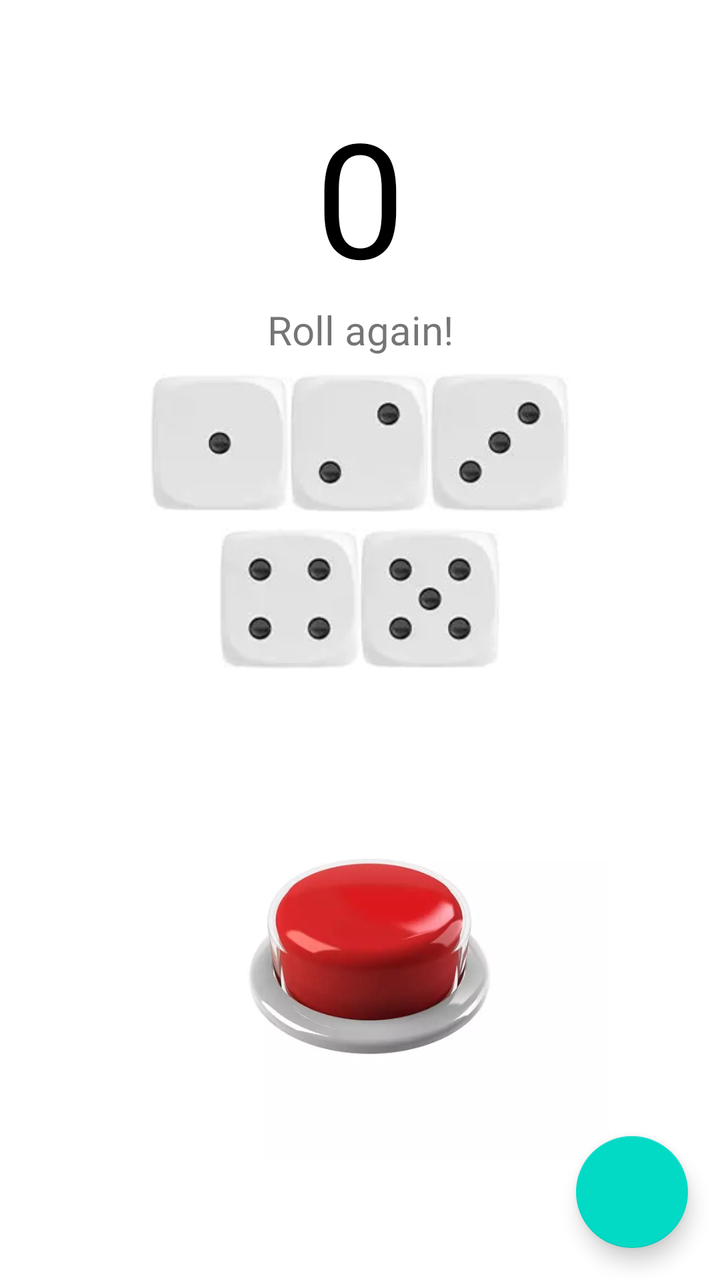
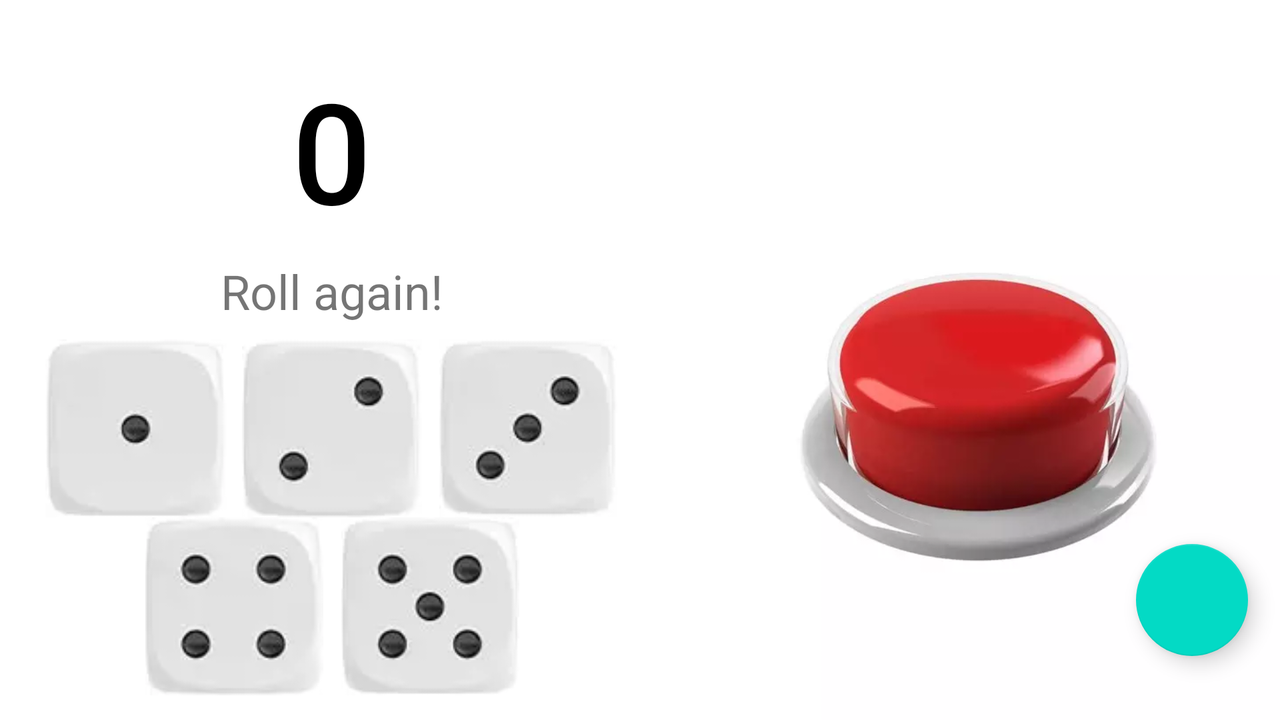

An Android layout and its configuration variant, each rendered on a device that would load it. The default file and the variant file are quoted in full after the pictures.
<!-- AndroidManifest.xml: application theme Theme.Rolldice -->
<!-- res/layout/fragment_dice.xml -->
<?xml version="1.0" encoding="utf-8"?>
<FrameLayout xmlns:android="http://schemas.android.com/apk/res/android"
    xmlns:app="http://schemas.android.com/apk/res-auto"
    xmlns:tools="http://schemas.android.com/tools"
    android:layout_width="match_parent"
    android:layout_height="match_parent"
    android:fitsSystemWindows="true"
    tools:context=".fragments.DiceFragment">

    <androidx.constraintlayout.widget.ConstraintLayout
        android:layout_width="match_parent"
        android:layout_height="match_parent"
        android:background="#FFFFFF">

        <LinearLayout
            android:id="@+id/linearLayout"
            android:layout_width="0dp"
            android:layout_height="wrap_content"
            android:gravity="center"
            android:orientation="vertical"
            app:layout_constraintBottom_toTopOf="@+id/ibtRedButton"
            app:layout_constraintEnd_toEndOf="parent"
            app:layout_constraintHorizontal_bias="0.5"
            app:layout_constraintStart_toStartOf="parent"
            app:layout_constraintTop_toTopOf="parent"
            app:layout_constraintVertical_chainStyle="spread"
            tools:context=".MainActivity">

            <TextView
                android:id="@+id/txtCount"
                android:layout_width="match_parent"
                android:layout_height="wrap_content"
                android:fontFamily="@font/sanchez"
                android:gravity="center"
                android:text="@string/count"
                android:textColor="@color/black"
                android:textSize="80sp" />

            <TextView
                android:id="@+id/txtCombination"
                android:layout_width="match_parent"
                android:layout_height="wrap_content"
                android:fontFamily="@font/sanchez_italic"
                android:gravity="center"
                android:paddingBottom="@dimen/padding_Normal_8dp"
                android:text="@string/roll_again"
                android:textAlignment="center"
                android:textSize="20sp"
                android:visibility="visible" />

            <LinearLayout
                android:id="@+id/linearLayout2"
                android:layout_width="wrap_content"
                android:layout_height="wrap_content"
                android:gravity="center"
                android:orientation="horizontal"
                android:paddingBottom="@dimen/padding_Normal_8dp">


                <ImageView
                    android:id="@+id/imgDice1"
                    android:layout_width="70dp"
                    android:layout_height="70dp"
                    android:contentDescription="@string/dice_1"
                    android:src="@drawable/wp_dice1"
                    android:visibility="visible" />

                <ImageView
                    android:id="@+id/imgDice2"
                    android:layout_width="70dp"
                    android:layout_height="70dp"
                    android:contentDescription="@string/dice_2"
                    android:src="@drawable/wp_dice2"
                    android:visibility="visible" />

                <ImageView
                    android:id="@+id/imgDice3"
                    android:layout_width="70dp"
                    android:layout_height="70dp"
                    android:contentDescription="@string/dice_3"
                    android:src="@drawable/wp_dice3"
                    android:visibility="visible" />

            </LinearLayout>

            <LinearLayout
                android:id="@+id/linearLayout3"
                android:layout_width="wrap_content"
                android:layout_height="wrap_content"
                android:gravity="center"
                android:orientation="horizontal">

                <ImageView
                    android:id="@+id/imgDice4"
                    android:layout_width="70dp"
                    android:layout_height="70dp"
                    android:contentDescription="@string/dice_4"
                    android:src="@drawable/wp_dice4"
                    android:visibility="visible" />

                <ImageView
                    android:id="@+id/imgDice5"
                    android:layout_width="70dp"
                    android:layout_height="70dp"
                    android:contentDescription="@string/dice_5"
                    android:src="@drawable/wp_dice5"
                    android:visibility="visible" />

            </LinearLayout>


        </LinearLayout>

        <com.google.android.material.floatingactionbutton.FloatingActionButton
            android:id="@+id/fab"
            android:layout_width="wrap_content"
            android:layout_height="wrap_content"
            android:layout_marginEnd="16dp"
            android:layout_marginBottom="16dp"
            android:clickable="true"
            android:contentDescription="@string/add_the_dice"
            android:focusable="true"
            android:src="@drawable/ic_add"
            app:layout_constraintBottom_toBottomOf="parent"
            app:layout_constraintEnd_toEndOf="parent" />

        <ImageButton
            android:id="@+id/ibtRedButton"
            android:layout_width="250dp"
            android:layout_height="200dp"
            android:layout_marginStart="16dp"
            android:layout_marginEnd="16dp"
            android:layout_marginBottom="16dp"
            android:background="@color/white"
            android:contentDescription="@string/red_button"
            android:scaleType="centerCrop"
            android:src="@drawable/red_button_scd"
            app:layout_constraintBottom_toBottomOf="parent"
            app:layout_constraintEnd_toEndOf="parent"
            app:layout_constraintHorizontal_bias="0.5"
            app:layout_constraintStart_toStartOf="parent"
            app:layout_constraintTop_toBottomOf="@+id/linearLayout" />
    </androidx.constraintlayout.widget.ConstraintLayout>

</FrameLayout>
<!-- resources referenced by this layout -->
<resources>
  <dimen name="padding_Normal_8dp">8dp</dimen>
  <!-- drawable red_button_scd: webp bitmap (drawable, 6306 bytes) -->
  <!-- drawable wp_dice1: webp bitmap (drawable, 382 bytes) -->
  <!-- drawable wp_dice2: webp bitmap (drawable, 544 bytes) -->
  <!-- drawable wp_dice3: webp bitmap (drawable, 666 bytes) -->
  <!-- drawable wp_dice4: webp bitmap (drawable, 818 bytes) -->
  <!-- drawable wp_dice5: webp bitmap (drawable, 948 bytes) -->
  <string name="add_the_dice">Add the Dice</string>
  <string name="count">0</string>
  <string name="dice_1">Dice 1</string>
  <string name="dice_2">Dice_2</string>
  <string name="dice_3">Dice_3</string>
  <string name="dice_4">Dice_4</string>
  <string name="dice_5">Dice_5</string>
  <string name="red_button">Red button</string>
  <string name="roll_again">Roll again!</string>
  <style name="Theme.Rolldice" parent="Theme.MaterialComponents.DayNight.DarkActionBar">
          
          <item name="colorPrimary">@color/purple_500</item>
          <item name="colorPrimaryVariant">@color/purple_700</item>
          <item name="colorOnPrimary">@color/white</item>
          
          <item name="colorSecondary">@color/teal_200</item>
          <item name="colorSecondaryVariant">@color/teal_700</item>
          <item name="colorOnSecondary">@color/black</item>
          
          <item name="android:statusBarColor" tools:targetApi="l">?attr/colorPrimaryVariant</item>
          
  
      </style>
</resources>
<!-- res/layout-land/fragment_dice.xml (the repository's variant of the layout above) -->
<!-- drawn on the phone turned sideways -->
<?xml version="1.0" encoding="utf-8"?>
<FrameLayout xmlns:android="http://schemas.android.com/apk/res/android"
    xmlns:app="http://schemas.android.com/apk/res-auto"
    xmlns:tools="http://schemas.android.com/tools"
    android:layout_width="match_parent"
    android:layout_height="match_parent"
    tools:context=".fragments.DiceFragment">

    <androidx.constraintlayout.widget.ConstraintLayout
        android:layout_width="match_parent"
        android:layout_height="match_parent"
        android:background="#FFFFFF">

        <Space
            android:id="@+id/space"
            android:layout_width="0dp"
            android:layout_height="60dp"
            app:layout_constraintBottom_toTopOf="@+id/ibtRedButton"
            app:layout_constraintEnd_toEndOf="parent"
            app:layout_constraintHorizontal_bias="0.5"
            app:layout_constraintStart_toEndOf="@+id/linearLayout"
            app:layout_constraintTop_toTopOf="parent" />

        <ImageButton
            android:id="@+id/ibtRedButton"
            android:layout_width="0dp"
            android:layout_height="0dp"
            android:background="@color/white"
            android:contentDescription="@string/red_button"
            android:scaleType="centerCrop"
            android:src="@drawable/red_button_scd"
            app:layout_constraintBottom_toBottomOf="parent"
            app:layout_constraintEnd_toEndOf="parent"
            app:layout_constraintHorizontal_bias="0.5"
            app:layout_constraintStart_toEndOf="@+id/linearLayout"
            app:layout_constraintTop_toBottomOf="@+id/space" />

        <com.google.android.material.floatingactionbutton.FloatingActionButton
            android:id="@+id/fab"
            android:layout_width="wrap_content"
            android:layout_height="wrap_content"
            android:layout_marginEnd="16dp"
            android:layout_marginBottom="32dp"
            android:clickable="true"
            android:contentDescription="@string/add_the_dice"
            android:focusable="true"
            android:src="@drawable/ic_add"
            app:layout_constraintBottom_toBottomOf="parent"
            app:layout_constraintEnd_toEndOf="parent" />

        <LinearLayout
            android:id="@+id/linearLayout"
            android:layout_width="0dp"
            android:layout_height="0dp"
            android:layout_marginStart="8dp"
            android:layout_marginTop="24dp"
            android:layout_marginBottom="8dp"
            android:gravity="center"
            android:orientation="vertical"
            app:layout_constraintBottom_toBottomOf="parent"
            app:layout_constraintEnd_toStartOf="@+id/ibtRedButton"
            app:layout_constraintHorizontal_bias="0.5"
            app:layout_constraintStart_toStartOf="parent"
            app:layout_constraintTop_toTopOf="parent"
            app:layout_constraintVertical_bias="0.486"
            tools:context=".MainActivity">

            <TextView
                android:id="@+id/txtCount"
                android:layout_width="wrap_content"
                android:layout_height="wrap_content"
                android:fontFamily="sans-serif-medium"
                android:gravity="center"
                android:text="@string/count"
                android:textColor="@color/black"
                android:textSize="70sp" />

            <TextView
                android:id="@+id/txtCombination"
                android:layout_width="wrap_content"
                android:layout_height="wrap_content"
                android:layout_marginTop="8dp"
                android:gravity="center"
                android:paddingBottom="8dp"
                android:text="@string/roll_again"
                android:textAlignment="center"
                android:textSize="24sp"
                android:visibility="visible" />

            <LinearLayout
                android:id="@+id/linearLayout2"
                android:layout_width="wrap_content"
                android:layout_height="wrap_content"
                android:gravity="center"
                android:orientation="horizontal">


                <ImageView
                    android:id="@+id/imgDice1"
                    android:layout_width="98dp"
                    android:layout_height="89dp"
                    android:contentDescription="@string/dice_1"
                    android:src="@drawable/wp_dice1"
                    android:visibility="visible" />

                <ImageView
                    android:id="@+id/imgDice2"
                    android:layout_width="98dp"
                    android:layout_height="89dp"
                    android:contentDescription="@string/dice_2"
                    android:src="@drawable/wp_dice2"
                    android:visibility="visible" />

                <ImageView
                    android:id="@+id/imgDice3"
                    android:layout_width="98dp"
                    android:layout_height="89dp"
                    android:contentDescription="@string/dice_3"
                    android:src="@drawable/wp_dice3"
                    android:visibility="visible" />

            </LinearLayout>

            <LinearLayout
                android:id="@+id/linearLayout3"
                android:layout_width="wrap_content"
                android:layout_height="wrap_content"
                android:gravity="center"
                android:orientation="horizontal">

                <ImageView
                    android:id="@+id/imgDice4"
                    android:layout_width="98dp"
                    android:layout_height="89dp"
                    android:contentDescription="@string/dice_4"
                    android:src="@drawable/wp_dice4"
                    android:visibility="visible" />

                <ImageView
                    android:id="@+id/imgDice5"
                    android:layout_width="98dp"
                    android:layout_height="89dp"
                    android:contentDescription="@string/dice_5"
                    android:src="@drawable/wp_dice5"
                    android:visibility="visible" />

            </LinearLayout>

        </LinearLayout>

    </androidx.constraintlayout.widget.ConstraintLayout>

</FrameLayout>
<!-- resources referenced by the variant -->
<!-- as the phone turned sideways resolves them -->
<resources>
  <!-- drawable red_button_scd: webp bitmap (drawable, 6306 bytes) -->
  <!-- drawable wp_dice1: webp bitmap (drawable, 382 bytes) -->
  <!-- drawable wp_dice2: webp bitmap (drawable, 544 bytes) -->
  <!-- drawable wp_dice3: webp bitmap (drawable, 666 bytes) -->
  <!-- drawable wp_dice4: webp bitmap (drawable, 818 bytes) -->
  <!-- drawable wp_dice5: webp bitmap (drawable, 948 bytes) -->
  <string name="add_the_dice">Add the Dice</string>
  <string name="count">0</string>
  <string name="dice_1">Dice 1</string>
  <string name="dice_2">Dice_2</string>
  <string name="dice_3">Dice_3</string>
  <string name="dice_4">Dice_4</string>
  <string name="dice_5">Dice_5</string>
  <string name="red_button">Red button</string>
  <string name="roll_again">Roll again!</string>
  <style name="Theme.Rolldice" parent="Theme.MaterialComponents.DayNight.DarkActionBar">
          
          <item name="colorPrimary">@color/purple_500</item>
          <item name="colorPrimaryVariant">@color/purple_700</item>
          <item name="colorOnPrimary">@color/white</item>
          
          <item name="colorSecondary">@color/teal_200</item>
          <item name="colorSecondaryVariant">@color/teal_700</item>
          <item name="colorOnSecondary">@color/black</item>
          
          <item name="android:statusBarColor" tools:targetApi="l">?attr/colorPrimaryVariant</item>
          
  
      </style>
</resources>
